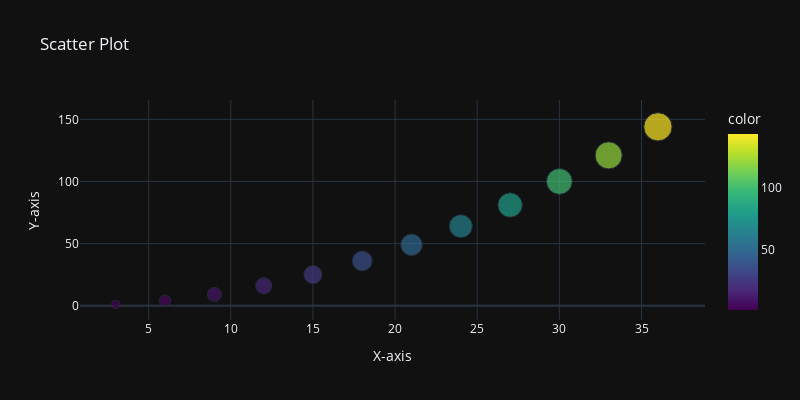

Notebook source saved alongside this figure:
### Code cell
x = [3,6,9,12,15,18,21,24,27,30,33,36]
y = [1,4,9,16,25,36,49,64,81,100,121,144]
fig = px.scatter(x=x, y=y, title='Scatter Plot', labels={'x':'X-axis', 'y':'Y-axis'},
width=800, height=400, template='plotly_dark', color=y, color_continuous_scale='Viridis', size=x)
fig.show()

### Figure 1 — Plotly figure (JSON) as saved in the notebook; plotly's stock layout.template omitted (floating-point values rounded to 4 significant figures)
{"data": [{"hovertemplate": "X-axis=%{x}<br>Y-axis=%{y}<br>size=%{marker.size}<br>color=%{marker.color}<extra></extra>", "legendgroup": "", "marker": {"color": [1, 4, 9, 16, 25, 36, 49, 64, 81, 100, 121, 144], "coloraxis": "coloraxis", "size": [3, 6, 9, 12, 15, 18, 21, 24, 27, 30, 33, 36], "sizemode": "area", "sizeref": 0.09, "symbol": "circle"}, "mode": "markers", "name": "", "orientation": "v", "showlegend": false, "type": "scatter", "x": [3, 6, 9, 12, 15, 18, 21, 24, 27, 30, 33, 36], "xaxis": "x", "y": [1, 4, 9, 16, 25, 36, 49, 64, 81, 100, 121, 144], "yaxis": "y"}], "layout": {"coloraxis": {"colorbar": {"title": {"text": "color"}}, "colorscale": [[0, "#440154"], [0.1111, "#482878"], [0.2222, "#3e4989"], [0.3333, "#31688e"], [0.4444, "#26828e"], [0.5556, "#1f9e89"], [0.6667, "#35b779"], [0.7778, "#6ece58"], [0.8889, "#b5de2b"], [1, "#fde725"]]}, "height": 400, "legend": {"itemsizing": "constant", "tracegroupgap": 0}, "title": {"text": "Scatter Plot"}, "width": 800, "xaxis": {"anchor": "y", "domain": [0, 1], "title": {"text": "X-axis"}}, "yaxis": {"anchor": "x", "domain": [0, 1], "title": {"text": "Y-axis"}}}}
